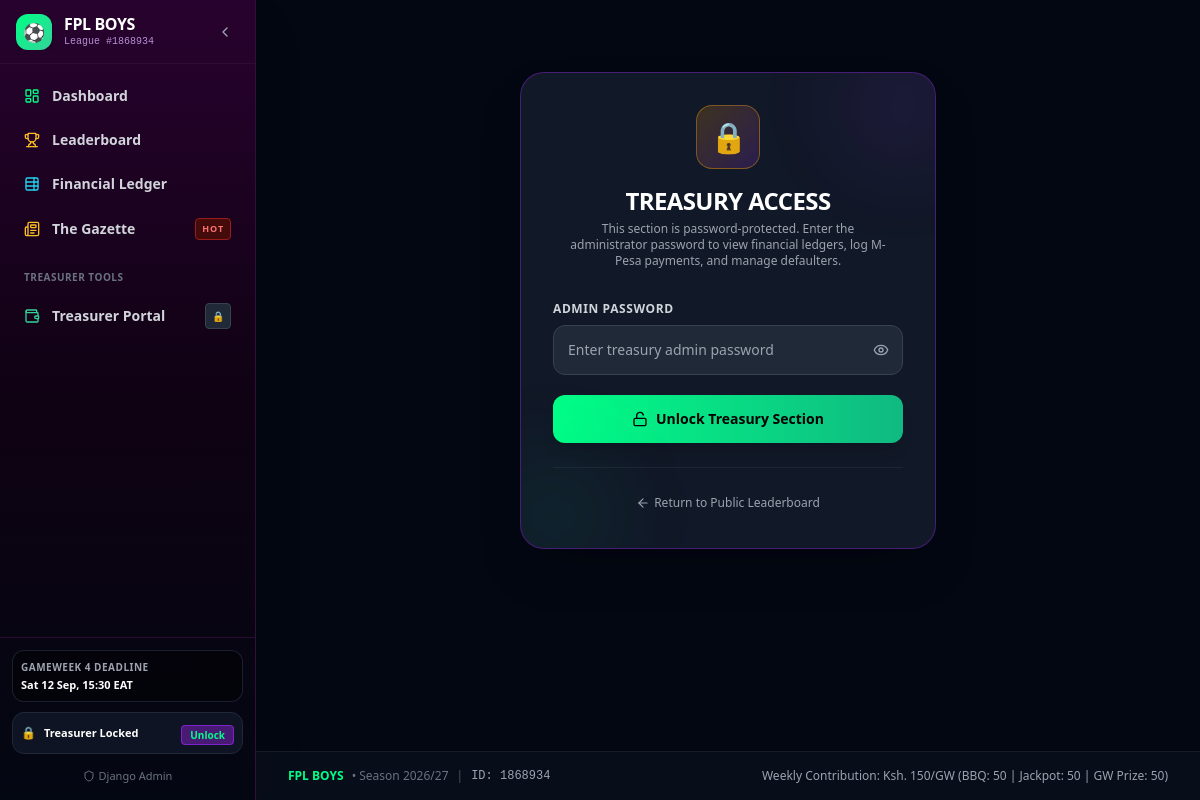
The page /treasury/unlock/ on the database as committed earlier.
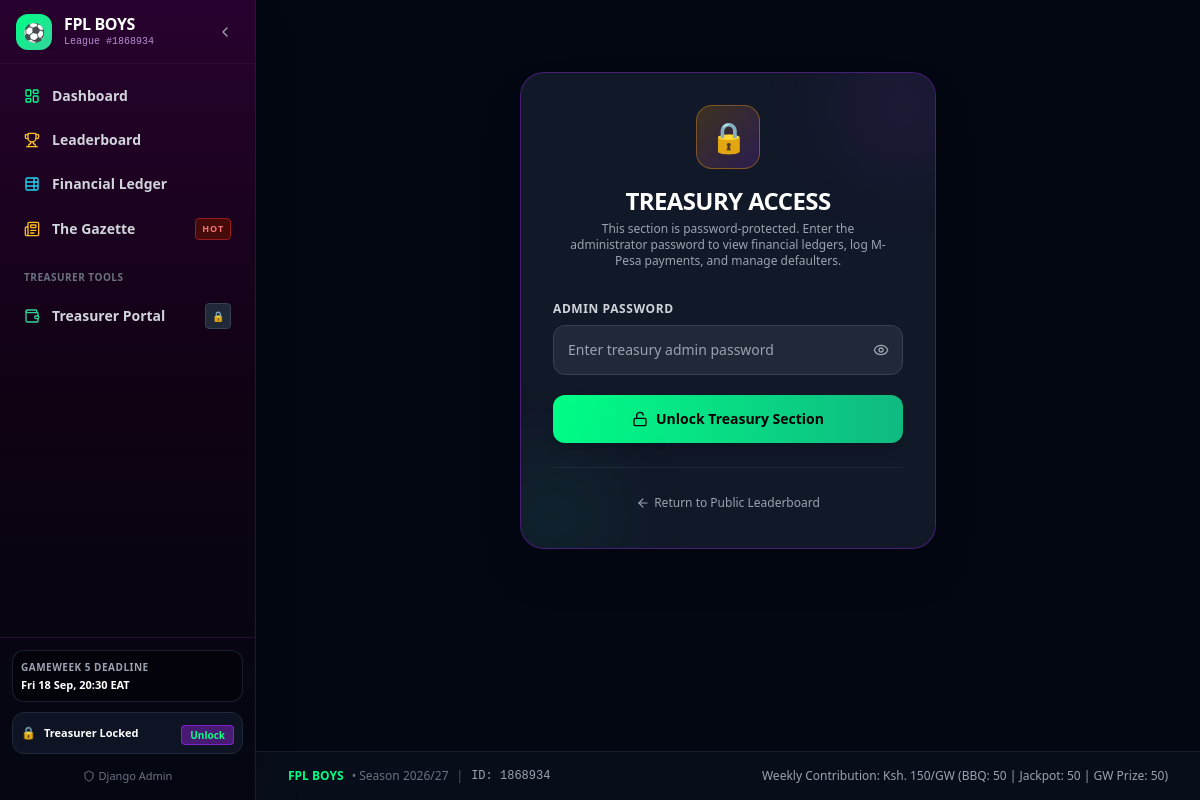
The same page on the database as committed later.
### league/models.py (models this page shows, shortened)
class Gameweek(models.Model):
    STATUS_CHOICES = (
        ('upcoming', 'Upcoming'),
        ('active', 'Active'),
        ('finalizing', 'Finalizing Bonuses'),
        ('finished', 'Finished'),
    )
    number = models.IntegerField(unique=True)
    name = models.CharField(max_length=60)
    deadline_time = models.DateTimeField(help_text="Official FPL Gameweek deadline (UTC)")
    status = models.CharField(max_length=20, choices=STATUS_CHOICES, default='upcoming')
    is_current = models.BooleanField(default=False)
    is_next = models.BooleanField(default=False)
    month = models.IntegerField(default=8, help_text="Month number 1-12 for monthly filters")
    season = models.CharField(max_length=20, default="2026/27")
    payout_calculated = models.BooleanField(default=False)
    prize_pool_amount = models.DecimalField(max_digits=10, decimal_places=2, default=Decimal('500.00'))
    class Meta:
        ordering = ['number']
        verbose_name = "Gameweek"
        verbose_name_plural = "Gameweeks"
    @property
    def deadline_eat(self):
        if not self.deadline_time:
            return None
        eat_tz = pytz.timezone('Africa/Nairobi')
        return self.deadline_time.astimezone(eat_tz)

### treasury/views.py (the view, shortened to what this page needs)
# urls.py: path('unlock/', views.treasury_unlock_view, name='treasury_unlock'),
def treasury_unlock_view(request):
    next_url = request.GET.get('next') or request.POST.get('next') or '/treasury/portal/'
    if request.user.is_authenticated or request.session.get('treasury_admin_authenticated'):
        return redirect(next_url)
    context = {
        'next': next_url,
    }
    return render(request, 'treasury/unlock.html', context)

### templates/treasury/unlock.html (shortened to what this page needs)
{% extends 'base.html' %}
{% block content %}
<div class="max-w-md mx-auto my-12 px-4">
    <div class="bg-gray-900 border border-purple-800/60 rounded-3xl p-8 shadow-2xl relative overflow-hidden glow-purple">
        <div class="absolute -right-8 -top-8 w-32 h-32 bg-purple-600/10 rounded-full blur-2xl pointer-events-none"></div>
        <div class="absolute -left-8 -bottom-8 w-32 h-32 bg-emerald-600/10 rounded-full blur-2xl pointer-events-none"></div>
        <div class="text-center">
            <div class="w-16 h-16 rounded-2xl bg-gradient-to-br from-amber-500/20 to-purple-600/20 border border-amber-500/40 flex items-center justify-center text-3xl mx-auto shadow-inner mb-4">
                🔒
            </div>
            <h1 class="text-2xl font-black text-white tracking-tight">TREASURY ACCESS</h1>
            <p class="text-xs text-gray-400 mt-1 max-w-xs mx-auto">
                This section is password-protected. Enter the administrator password to view financial ledgers, log M-Pesa payments, and manage defaulters.
            </p>
        </div>
        <form method="POST" action="{% url 'treasury_unlock' %}" class="mt-8 space-y-5">
            <div>
                <label class="block text-xs font-bold text-gray-300 uppercase tracking-wider mb-2">Admin Password</label>
                <div class="relative">
                    <input
                        type="password"
                        id="treasury-password-input"
                        name="password"
                        required
                        placeholder="Enter treasury admin password"
                        class="bg-gray-800 border border-gray-700 text-white text-sm rounded-xl focus:ring-2 focus:ring-fpl-green focus:border-fpl-green block w-full p-3.5 pr-11 transition-all"
                        autofocus
                    >
                    <button
                        type="button"
                        onclick="togglePasswordVisibility()"
                        class="absolute inset-y-0 right-0 pr-3.5 flex items-center text-gray-400 hover:text-white"
                        title="Toggle password visibility"
                    >
                        <i id="eye-icon" data-lucide="eye" class="w-4 h-4"></i>
                    </button>
                </div>
            </div>
            <button type="submit" class="w-full py-3.5 bg-gradient-to-r from-fpl-green to-emerald-500 hover:from-emerald-400 hover:to-emerald-600 text-black font-extrabold text-sm rounded-xl shadow-lg hover:shadow-emerald-500/20 transition-all flex items-center justify-center">
                <i data-lucide="unlock" class="w-4 h-4 mr-2"></i> Unlock Treasury Section
            </button>
        </form>
        <div class="mt-6 pt-6 border-t border-gray-800/80 text-center">
            <a href="{% url 'dashboard' %}" class="text-xs text-gray-400 hover:text-white inline-flex items-center transition-colors">
                <i data-lucide="arrow-left" class="w-3.5 h-3.5 mr-1"></i> Return to Public Leaderboard
            </a>
        </div>
    </div>
</div>
{% endblock %}

### templates/base.html (shortened to what this page needs)
<!DOCTYPE html>
<html lang="en" class="dark">
<head>
    <script src="https://cdn.tailwindcss.com"></script>
</head>
<body class="bg-gray-950 text-gray-100 min-h-screen font-sans antialiased selection:bg-fpl-green selection:text-black">
    <aside id="sidebar" class="fixed top-0 left-0 bottom-0 z-50 bg-gradient-to-b from-fpl-purple via-fpl-dark to-gray-950 border-r border-fpl-border flex flex-col justify-between transition-all duration-300 sidebar-expanded -translate-x-full md:translate-x-0 shadow-2xl">
        <div>
            <div class="h-16 flex items-center justify-between px-4 border-b border-fpl-border/80">
                <a href="{% url 'dashboard' %}" class="flex items-center space-x-3 overflow-hidden group">
                    <div class="w-9 h-9 rounded-xl bg-gradient-to-br from-fpl-green to-emerald-400 flex-shrink-0 flex items-center justify-center text-black font-black text-lg shadow-md group-hover:scale-105 transition-transform">
                        ⚽
                    </div>
                    <div class="sidebar-text transition-opacity duration-200">
                        <span class="text-base font-black tracking-tight text-white group-hover:text-fpl-green transition-colors block leading-tight">
                            FPL BOYS
                        </span>
                        <span class="text-[10px] text-purple-300/80 font-mono block">League #1868934</span>
                    </div>
                </a>
                <button id="desktop-sidebar-toggle" class="hidden md:flex p-1.5 rounded-lg text-gray-400 hover:text-white hover:bg-purple-900/60 focus:outline-none transition-colors" title="Toggle Sidebar">
                    <i id="toggle-icon" data-lucide="chevron-left" class="w-4 h-4"></i>
                </button>
            </div>
            <nav class="p-3 space-y-1">
                <a href="{% url 'dashboard' %}" class="flex items-center px-3 py-2.5 rounded-xl text-sm font-semibold transition-all group {% if request.resolver_match.url_name == 'dashboard' %}bg-purple-900/50 text-fpl-green border border-purple-700/60 shadow-sm{% else %}text-gray-300 hover:text-white hover:bg-purple-950/40{% endif %}" title="Dashboard">
                    <i data-lucide="layout-dashboard" class="w-4 h-4 flex-shrink-0 text-fpl-green group-hover:scale-110 transition-transform"></i>
                    <span class="ml-3 sidebar-text whitespace-nowrap">Dashboard</span>
                </a>
                <a href="{% url 'standings' %}" class="flex items-center px-3 py-2.5 rounded-xl text-sm font-semibold transition-all group {% if request.resolver_match.url_name == 'standings' %}bg-purple-900/50 text-fpl-green border border-purple-700/60 shadow-sm{% else %}text-gray-300 hover:text-white hover:bg-purple-950/40{% endif %}" title="Leaderboard">
                    <i data-lucide="trophy" class="w-4 h-4 flex-shrink-0 text-amber-400 group-hover:scale-110 transition-transform"></i>
                    <span class="ml-3 sidebar-text whitespace-nowrap">Leaderboard</span>
                </a>
                <a href="{% url 'financial_ledger' %}" class="flex items-center px-3 py-2.5 rounded-xl text-sm font-semibold transition-all group {% if request.resolver_match.url_name == 'financial_ledger' %}bg-purple-900/50 text-fpl-green border border-purple-700/60 shadow-sm{% else %}text-gray-300 hover:text-white hover:bg-purple-950/40{% endif %}" title="Financial Ledger & Earnings">
                    <i data-lucide="table-properties" class="w-4 h-4 flex-shrink-0 text-cyan-400 group-hover:scale-110 transition-transform"></i>
                    <span class="ml-3 sidebar-text whitespace-nowrap">Financial Ledger</span>
                </a>
                <a href="{% url 'gazette' %}" class="flex items-center px-3 py-2.5 rounded-xl text-sm font-semibold transition-all group {% if request.resolver_match.url_name == 'gazette' %}bg-purple-900/50 text-fpl-green border border-purple-700/60 shadow-sm{% else %}text-gray-300 hover:text-white hover:bg-purple-950/40{% endif %}" title="The Gazette - News & Brutal Roasts">
                    <i data-lucide="newspaper" class="w-4 h-4 flex-shrink-0 text-amber-400 group-hover:scale-110 transition-transform"></i>
                    <span class="ml-3 sidebar-text whitespace-nowrap flex items-center justify-between w-full">
                        <span>The Gazette</span>
                        <span class="text-[9px] bg-red-950 text-red-400 border border-red-800 px-1.5 py-0.2 rounded font-bold uppercase tracking-widest ml-2">HOT</span>
                    </span>
                </a>
                <div class="pt-4 pb-1">
                    <div class="px-3 text-[10px] font-bold uppercase tracking-wider text-gray-500 sidebar-text">
                        Treasurer Tools
                    </div>
                </div>
                <a href="{% url 'treasurer_portal' %}" class="flex items-center justify-between px-3 py-2.5 rounded-xl text-sm font-semibold transition-all group {% if request.resolver_match.url_name == 'treasurer_portal' or request.resolver_match.url_name == 'payment_edit' or request.resolver_match.url_name == 'payment_delete' %}bg-purple-900/50 text-fpl-green border border-purple-700/60 shadow-sm{% else %}text-gray-300 hover:text-white hover:bg-purple-950/40{% endif %}" title="Treasurer Portal (Admin)">
                    <div class="flex items-center">
                        <i data-lucide="wallet" class="w-4 h-4 flex-shrink-0 text-emerald-400 group-hover:scale-110 transition-transform"></i>
                        <span class="ml-3 sidebar-text whitespace-nowrap">Treasurer Portal</span>
                    </div>
                    {% if not is_treasury_unlocked %}
                    <span class="sidebar-text text-[10px] bg-gray-800 text-gray-400 px-1.5 py-0.5 rounded border border-gray-700">🔒</span>
                    {% endif %}
                </a>
            </nav>
        </div>
        <div class="p-3 border-t border-fpl-border/80 space-y-2.5">
            {% if current_gw or next_gw %}
            <div class="sidebar-text p-2 rounded-xl bg-black/40 border border-gray-800/80 text-xs">
                <div class="text-[10px] uppercase font-bold text-gray-400 tracking-wider">
                    {% if next_gw %}{{ next_gw.name }}{% else %}{{ current_gw.name }}{% endif %} Deadline
                </div>
                <div class="text-white font-semibold mt-0.5 truncate text-[11px]">
                    {% if next_gw %}{{ next_gw.deadline_eat|date:"D d M, H:i" }}{% else %}{{ current_gw.deadline_eat|date:"D d M, H:i" }}{% endif %} EAT
                </div>
            </div>
            {% endif %}
            <div class="flex items-center justify-between p-2 rounded-xl bg-gray-900/80 border border-gray-800">
                <div class="flex items-center space-x-2 overflow-hidden">
                    <span class="text-xs">{% if is_treasury_unlocked %}🔓{% else %}🔒{% endif %}</span>
                    <div class="sidebar-text">
                        <span class="text-[11px] font-bold text-white block leading-tight">
                            {% if is_treasury_unlocked %}Admin Active{% else %}Treasurer Locked{% endif %}
                        </span>
                    </div>
                </div>
                <div class="sidebar-text">
                    {% if is_treasury_unlocked %}
                    <a href="{% url 'treasury_lock' %}" class="px-2 py-0.5 bg-gray-800 hover:bg-gray-700 text-gray-300 text-[10px] font-bold rounded border border-gray-700 transition-colors">
                        Lock
                    </a>
                    {% else %}
                    <a href="{% url 'treasury_unlock' %}" class="px-2 py-0.5 bg-purple-900/80 hover:bg-purple-800 text-fpl-green text-[10px] font-bold rounded border border-purple-700 transition-colors">
                        Unlock
                    </a>
                    {% endif %}
                </div>
            </div>
            <a href="/admin/" target="_blank" class="sidebar-text flex items-center justify-center w-full py-1 text-[11px] font-medium text-gray-500 hover:text-gray-300 transition-colors">
                <i data-lucide="shield" class="w-3 h-3 mr-1"></i> Django Admin
            </a>
        </div>
    </aside>
    <div id="main-content" class="transition-all duration-300 main-expanded min-h-screen flex flex-col">
        <main class="flex-grow max-w-7xl mx-auto px-3 sm:px-6 lg:px-8 py-4 sm:py-6 w-full">
            {% block content %}{% endblock %}
        </main>
        <footer class="bg-gray-900/40 border-t border-gray-800/60 py-4 text-xs text-gray-500 text-center">
            <div class="max-w-7xl mx-auto px-3 sm:px-6 lg:px-8 flex flex-col sm:flex-row items-center justify-between gap-2">
                <div class="flex items-center space-x-2">
                    <span class="font-black text-fpl-green">FPL BOYS</span>
                    <span>• Season 2026/27</span>
                    <span class="text-gray-600">|</span>
                    <span class="font-mono text-gray-400">ID: 1868934</span>
                </div>
                <div class="text-gray-400">
                    Weekly Contribution: Ksh. 150/GW (BBQ: 50 | Jackpot: 50 | GW Prize: 50)
                </div>
            </div>
        </footer>
    </div>
</body>
</html>

### templates/base.html (style rules this page uses)
.sidebar-expanded { width: 16rem; }
.main-expanded { margin-left: 16rem; }

Rows that differ between the two databases and show on the page:
no longer on this page (row edited): Gameweek: name "GAMEWEEK 4", deadline_eat "Sat 12 Sep, 15:30"
now on this page (row edited): Gameweek: name "GAMEWEEK 5", deadline_eat "Fri 18 Sep, 20:30"
